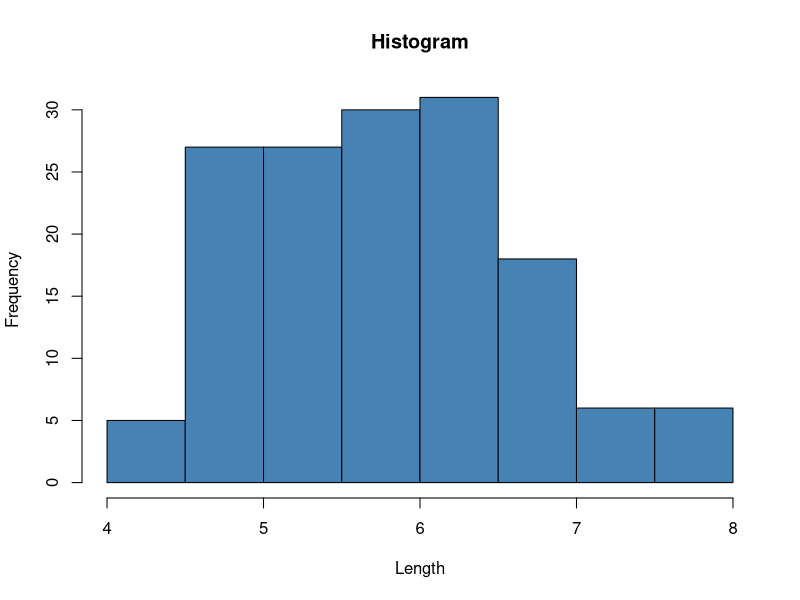
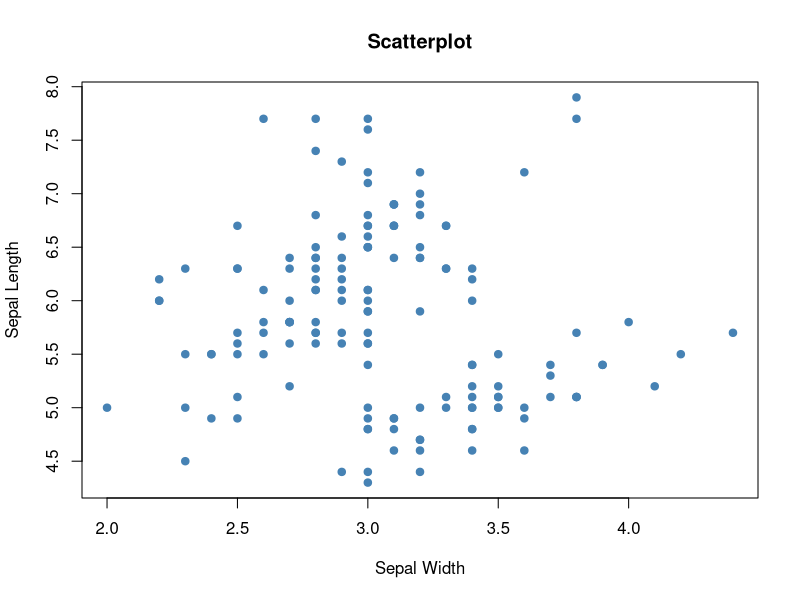
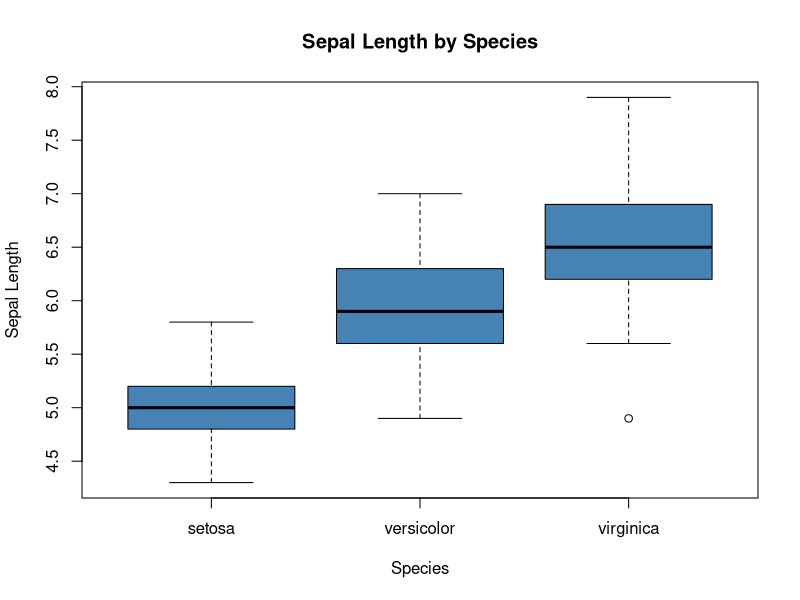

Write the R code that produced these figures, in order.
data(iris)
#view first six rows of iris dataset
head(iris)
#summarize iris dataset
summary(iris)
#disply rows & columns
dim(iris)
#display column names
names(iris)
#create histogram of values for sepal length
hist(iris$Sepal.Length,
     col='steelblue',
     main='Histogram',
     xlab='Length',
     ylab='Frequency')
#create scatterplot of sepal width vs. sepal length
plot(iris$Sepal.Width, iris$Sepal.Length,
     col='steelblue',
     main='Scatterplot',
     xlab='Sepal Width',
     ylab='Sepal Length',
     pch=19)
#create scatterplot of sepal width vs. sepal length
boxplot(Sepal.Length~Species,
        data=iris,
        main='Sepal Length by Species',
        xlab='Species',
        ylab='Sepal Length',
        col='steelblue',
        border='black')